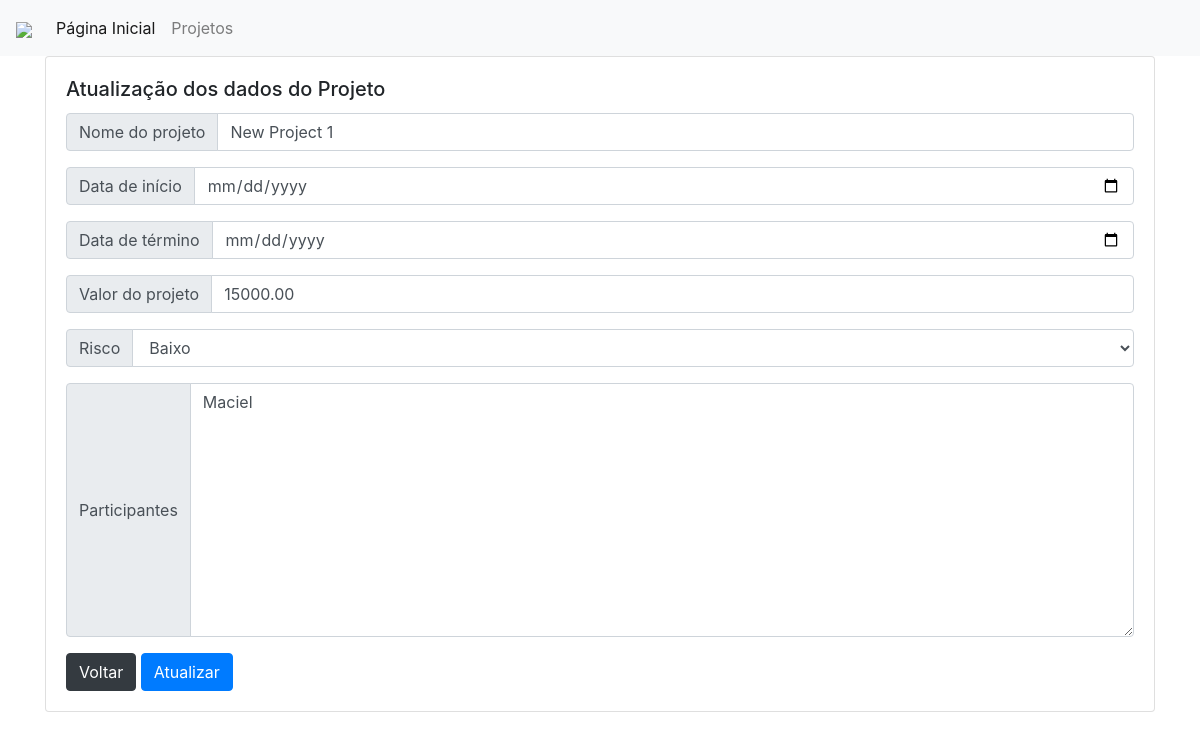
Page /projeto/1 on the committed database.
### core/models.py (models this page shows)
class Project(models.Model):
    PRIORITIES = (
        (0, 'Baixo'),
        (1, 'Médio'),
        (2, 'Alto')
    )
    project_name = models.CharField(max_length=200, null=False, blank=False)
    start_date = models.DateField(null=False, blank=False)
    finish_date = models.DateField(null=False, blank=False)
    proj_amount = models.DecimalField(max_digits=14, decimal_places=2, null=False, blank=False)
    proj_risk = models.IntegerField(null=False, blank=False, default=0, choices=PRIORITIES)
    proj_team = models.TextField(max_length=255)

### project_site/views.py (the view)
# urls.py: path('projeto/<pk>', ProjectUpdateView.as_view(), name='atualiza_projeto'),
class ProjectUpdateView(UpdateView):
    template_name = "update_project.html"
    model = Project
    form_class = IncludeProjectForm
    context_object_name = 'project'
    success_url = reverse_lazy("lista_projetos")

### project_site/forms.py
class IncludeProjectForm(forms.ModelForm):
    start_date = forms.DateField(
        required=True,
        widget=forms.DateInput(attrs={'type': 'date'})
    )
    finish_date = forms.DateField(
        required=True,
        widget=forms.DateInput(attrs={'type': 'date'})
    )
    class Meta:
        model = Project
        fields = ['project_name', 'start_date', 'finish_date', 'proj_amount', 'proj_risk', 'proj_team']

### project_site/templates/update_project.html (shortened to what this page needs)
{% extends "layouts/base.html" %}
{% load widget_tweaks %}
{% block conteudo %}
<div class="container">
  <div class="row">
    <div class="col-lg-12 col-md-12 col-sm-12 col-xs-12">
      <div class="card">
        <div class="card-body">
          <h5 class="card-title">Atualização dos dados do Projeto</h5>
          <form method="post">
            <div class="input-group mb-3">
              <div class="input-group-prepend">
                <span class="input-group-text">Nome do projeto</span>
              </div>
              {% render_field form.project_name class+="form-control" %}
            </div>
            <div class="input-group mb-3">
              <div class="input-group-prepend">
                <span class="input-group-text">Data de início</span>
              </div>
              {% render_field form.start_date class+="form-control" %}
            </div>
            <div class="input-group mb-3">
              <div class="input-group-prepend">
                <span class="input-group-text">Data de término</span>
              </div>
              {% render_field form.finish_date class+="form-control" %}
            </div>
            <div class="input-group mb-3">
              <div class="input-group-prepend">
                <span class="input-group-text">Valor do projeto</span>
              </div>
              {% render_field form.proj_amount class+="form-control" %}
            </div>
            <div class="input-group mb-3">
              <div class="input-group-prepend">
                <span class="input-group-text">Risco</span>
              </div>
              {% render_field form.proj_risk class+="form-control" %}
            </div>
            <div class="input-group mb-3">
              <div class="input-group-prepend">
                <span class="input-group-text">Participantes</span>
              </div>
              {% render_field form.proj_team class+="form-control" %}
            </div>
            <a href="{% url 'lista_projetos' %}" class="btn btn-dark">
              Voltar
            </a>
            <button class="btn btn-primary">Atualizar</button>
          </form>
        </div>
      </div>
    </div>
  </div>
</div>
{% endblock %}

### rows in the picture
Project: project_name "New Project 1", proj_amount "15000.00", proj_risk "Baixo", proj_team "Maciel"
